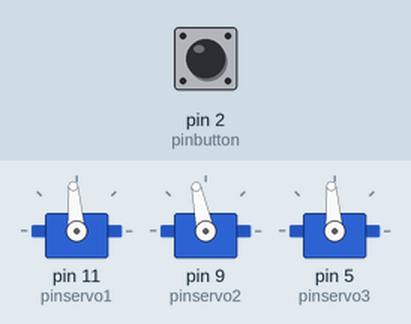
This sketch was run on a simulated Arduino Uno, built with avr-gcc and run on an emulated ATmega328P. On the bench: 3 × servo. The inputs (shaded band) are chosen by the test bench; at power-on: pin 2 (pinbutton) LOW.

Above: at 2.2 s.
2.3 s: pin 2 (pinbutton) pulled HIGH for 0.15 s
At 3.77 s:
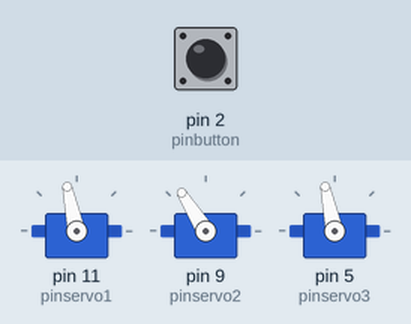
5.4 s: pin 2 (pinbutton) pulled HIGH for 1 s
7.9 s: pin 2 (pinbutton) pulled HIGH for 0.15 s
At 9.66 s:
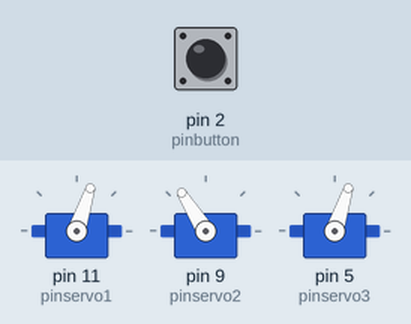
11.0 s: pin 2 (pinbutton) pulled HIGH for 3.2 s
15.7 s: pin 2 (pinbutton) pulled HIGH for 0.15 s
At 16.64 s:
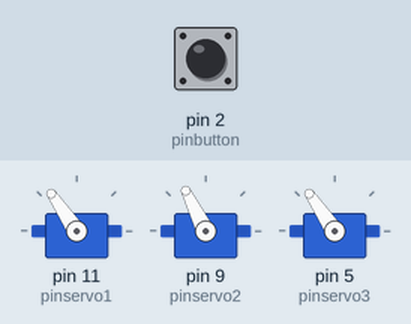
Timing chart, 0 to 25.8 s (numbered marks = the images above; inputs shaded):
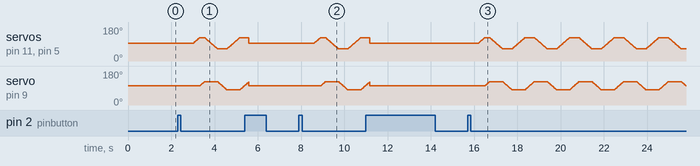

Measured:
- by itself, servo on pin 9 (pinservo2): rises from 104° to 122° in 0.16 s, then falls to 102° in 0.01 s

The sketch:

ant_code.ino
```cpp
#include <Servo.h>
#include <TimerOne.h>

int pos = 0;

int pinservo1 = 11;
int pinservo2 = 9;
int pinservo3 = 5;
int pinbutton = 2;

volatile bool first_time = true;

volatile bool move_ant = false;

Servo servo1;
Servo servo2;
Servo servo3;

void initialize()
{
    servo1.write(94);
    servo2.write(102);
    servo3.write(94);
    // wait 15 ms for servo to reach the position
    delay(1000); // Wait for 15 millisecond(s)
}

void callback_BUTTON()
{
  move_ant = !move_ant;
  first_time = true;
}

void setup()
{
  pinMode(pinservo1, OUTPUT);
  pinMode(pinservo2, OUTPUT);
  pinMode(pinservo3, OUTPUT);
  pinMode(pinbutton, INPUT);
  servo1.attach(pinservo1);
  servo2.attach(pinservo2);
  servo3.attach(pinservo3);
  attachInterrupt(digitalPinToInterrupt(pinbutton), callback_BUTTON, RISING);

  initialize();
  Serial.begin(9600);

}

void dancing()
{
  for (pos = 94; pos <= 124; pos++) {
    servo1.write(pos);
    servo3.write(pos);

    if ((pos <= 124) and (pos >= 102)){
      servo2.write(pos);
    }
    delay(15); // Wait for 15 millisecond(s)
  }

  for (pos = 124; pos >= 64; pos--) {
    servo1.write(pos);
    servo3.write(pos);

    if(pos <= 124 and pos >= 80){
      servo2.write(pos);
    }
    delay(15); // Wait for 15 millisecond(s)
  }

  for (pos = 64; pos <= 102; pos++) {
    if (pos <= 94) {
      servo1.write(pos);
      servo3.write(pos);
    }

    if (pos >= 80){
      servo2.write(pos);
    }
    delay(15); // Wait for 15 millisecond(s)
  }

}

void walking_forwards()
{
  if (first_time) {
    // mover delante
    for (pos = 94; pos <= 124; pos++) {
      servo1.write(pos);
      servo3.write(pos);
      delay(10); // Wait for 15 millisecond(s)
    }

    // mover medio
    for (pos = 102; pos <= 122; pos++) {
      servo2.write(pos);
      delay(10); // Wait for 15 millisecond(s)
    }
    first_time = false;
  }

  // mover al otro angulo

  for (pos = 124; pos >= 64; pos--) {
    servo1.write(pos);
    servo3.write(pos);
    delay(10); // Wait for 15 millisecond(s)
  }

  // mover medio
  for (pos = 122; pos >= 82; pos--) {
    servo2.write(pos);
    delay(10); // Wait for 15 millisecond(s)
  }

  // volver a inicial
  for (pos = 64; pos <= 124; pos++) {
    servo1.write(pos);
    servo3.write(pos);
    delay(10); // Wait for 15 millisecond(s)
  }

  for (pos = 82; pos <= 122; pos++) {
    servo2.write(pos);
    delay(10); // Wait for 15 millisecond(s)
  }
}
void loop()
{
  if (move_ant == true) {
    walking_forwards();
  }
  else
  {
    initialize();
  }
}
```
